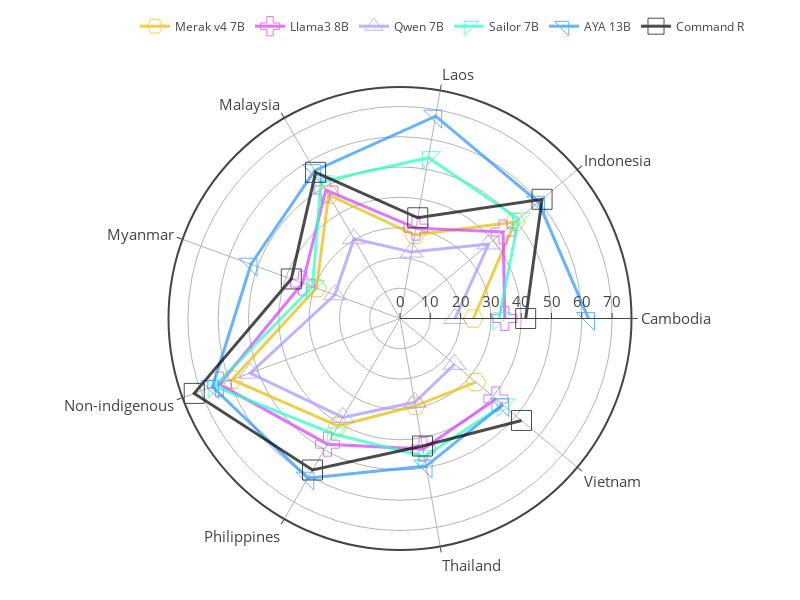

The cell this chart's notebook holds for it:
### Markdown cell above
Only the best model per group.

### Code cell
import plotly.express as px

fig = go.Figure()

pdf = df[(df['prompt_lang'] == 'eng')].groupby(['model', 'region'])[['accuracy','macro_f1_score','weighted_f1_score']].mean().reset_index()
pdf['group'] = pdf['model'].apply(lambda x: model_to_group[x])

for i, group in enumerate(pdf["group"].unique()):
    filtered_pdf = pdf[(pdf['group'] == group)].groupby(['model'])[['accuracy','macro_f1_score','weighted_f1_score']].mean().reset_index()
    filtered_pdf = filtered_pdf.sort_values('weighted_f1_score', ascending=False)
    best_model_in_group = filtered_pdf['model'][0]

    best_model_in_group_pdf = pdf[(pdf['model'] == best_model_in_group)]
    
    fig.add_trace(go.Scatterpolar(
          r=best_model_in_group_pdf['weighted_f1_score'],
          theta=best_model_in_group_pdf["region"].unique(),
          fill='none',
          line=dict(color=model_to_color[best_model_in_group] if group != 'Commercial' else '#000000', width=3),
          marker=dict(size=20, symbol=model_to_index[best_model_in_group]+100),
          name=model_to_display_name[best_model_in_group],
          opacity=0.7,
    ))

# fig.update_layout(
#     template='plotly_white',
# )

fig.update_layout(
    template='none',
    width=800,
    height=600,
    margin=dict(l=50, r=50, t=50, b=50),
    font_size = 15,
    showlegend = True,
    polar = dict(
      angularaxis = dict(
        linewidth = 2,
        showline=True,
        linecolor='light gray'
      ),
      radialaxis = dict(
        side = "counterclockwise",
        showline = True,
        linewidth = 1,
        gridcolor = "light gray",
        gridwidth = 1,
      ),
    ),
    legend=dict(
        orientation="h",
        yanchor="bottom",
        y=1.1,
        xanchor="right",
        x=1.0,
        font_size=12,
    )
)

fig.write_image('../figures/nlu/weighted_f1_score_per_region_grouped.pdf')
fig.show()

### Figure 1 — Plotly figure (JSON) as saved in the notebook; plotly's stock layout.template omitted (floating-point values rounded to 4 significant figures)
{"data": [{"fill": "none", "line": {"color": "#e3bd00", "width": 3}, "marker": {"size": 20, "symbol": 115}, "name": "Merak v4 7B", "opacity": 0.7, "r": [24.23, 49.51, 27.98, 47.1, 29.35, 59.02, 40.91, 29.26, 32.66], "theta": ["Cambodia", "Indonesia", "Laos", "Malaysia", "Myanmar", "Non-indigenous", "Philippines", "Thailand", "Vietnam"], "type": "scatterpolar"}, {"fill": "none", "line": {"color": "#d43bff", "width": 3}, "marker": {"size": 20, "symbol": 103}, "name": "Llama3 8B", "opacity": 0.7, "r": [34.59, 44.41, 30.29, 48.97, 34.19, 63.43, 47.89, 43.77, 41.3], "theta": ["Cambodia", "Indonesia", "Laos", "Malaysia", "Myanmar", "Non-indigenous", "Philippines", "Thailand", "Vietnam"], "type": "scatterpolar"}, {"fill": "none", "line": {"color": "#a791ff", "width": 3}, "marker": {"size": 20, "symbol": 105}, "name": "Qwen 7B", "opacity": 0.7, "r": [18.12, 38.26, 22.25, 30.4, 22.9, 52.63, 37.67, 28.07, 23.5], "theta": ["Cambodia", "Indonesia", "Laos", "Malaysia", "Myanmar", "Non-indigenous", "Philippines", "Thailand", "Vietnam"], "type": "scatterpolar"}, {"fill": "none", "line": {"color": "#26ffc2", "width": 3}, "marker": {"size": 20, "symbol": 112}, "name": "Sailor 7B", "opacity": 0.7, "r": [32.65, 51.1, 53.88, 52.09, 30.76, 65.25, 44.01, 46.32, 44.44], "theta": ["Cambodia", "Indonesia", "Laos", "Malaysia", "Myanmar", "Non-indigenous", "Philippines", "Thailand", "Vietnam"], "type": "scatterpolar"}, {"fill": "none", "line": {"color": "#2693ff", "width": 3}, "marker": {"size": 20, "symbol": 109}, "name": "AYA 13B", "opacity": 0.7, "r": [62.2, 59.67, 67.8, 56.35, 52.34, 65.88, 60.86, 49.45, 44.26], "theta": ["Cambodia", "Indonesia", "Laos", "Malaysia", "Myanmar", "Non-indigenous", "Philippines", "Thailand", "Vietnam"], "type": "scatterpolar"}, {"fill": "none", "line": {"color": "#000000", "width": 3}, "marker": {"size": 20, "symbol": 101}, "name": "Command R", "opacity": 0.7, "r": [41.47, 61.21, 33.76, 55.71, 38.18, 72.28, 57.74, 42.74, 52.35], "theta": ["Cambodia", "Indonesia", "Laos", "Malaysia", "Myanmar", "Non-indigenous", "Philippines", "Thailand", "Vietnam"], "type": "scatterpolar"}], "layout": {"font": {"size": 15}, "height": 600, "legend": {"font": {"size": 12}, "orientation": "h", "x": 1, "xanchor": "right", "y": 1.1, "yanchor": "bottom"}, "margin": {"b": 50, "l": 50, "r": 50, "t": 50}, "polar": {"angularaxis": {"linecolor": "light gray", "linewidth": 2, "showline": true, "type": "category"}, "radialaxis": {"autorange": true, "gridcolor": "light gray", "gridwidth": 1, "linewidth": 1, "range": [0, 76.4], "showline": true, "side": "counterclockwise", "type": "linear"}}, "showlegend": true, "width": 800}}
